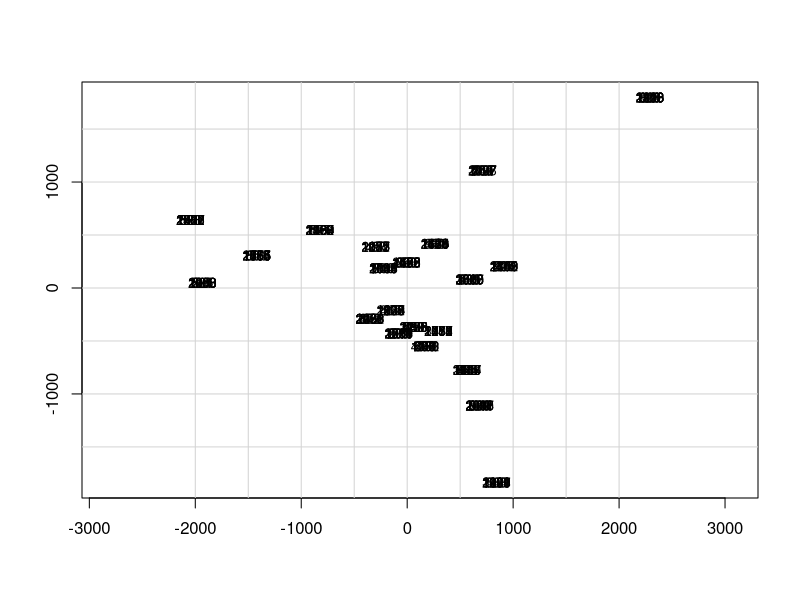

Reproduce this figure in R.
# Title     : TODO
# Objective : TODO
# Created by: denis
# Created on: 27/08/2021

# lib download cran language
.Library.site

# open browser website
browseURL(url = "https://cran.r-project.org/")
# loading ...
require(stats)
# scalar numeric cmd plots normalidate
bitcoin <- cmdscale(eurodist)
bitcoin_guide_append1 <- range(r <- bitcoin[,1])
bitcoin_guide_append2 <- range(d <- bitcoin[,2])
plot(r, d, type = "n", asp = 1, xlab = "", ylab = "")
abline(h = pretty(bitcoin_guide_append1, 10),
       v = pretty(bitcoin_guide_append2, 10),
       col = "lightgray")
text(r, d, labels = eurodist, cex = 0.8)